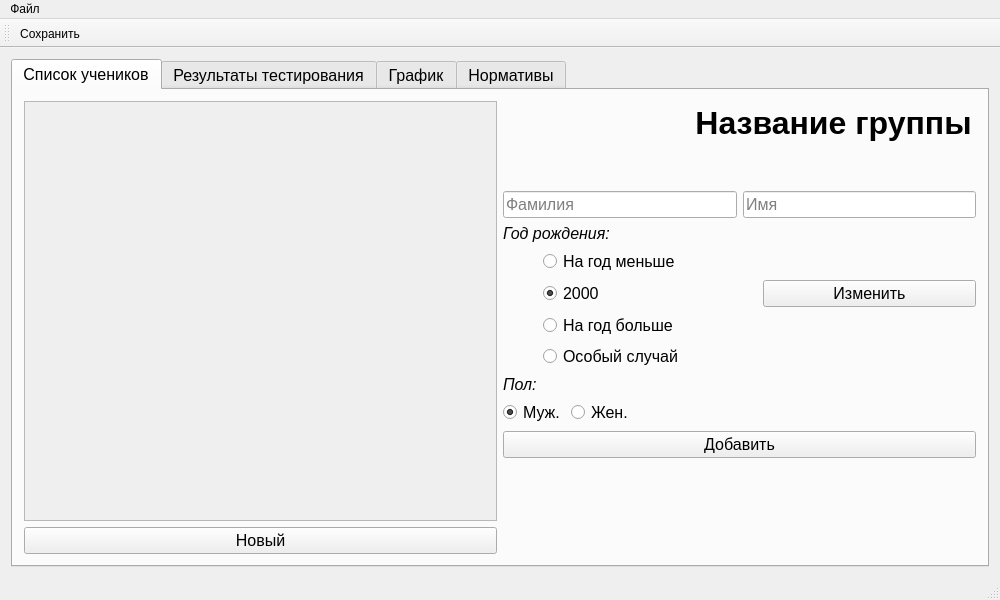
<?xml version="1.0" encoding="UTF-8"?>
<ui version="4.0">
 <class>MainWindow</class>
 <widget class="QMainWindow" name="MainWindow">
  <property name="enabled">
   <bool>true</bool>
  </property>
  <property name="geometry">
   <rect>
    <x>0</x>
    <y>0</y>
    <width>1000</width>
    <height>600</height>
   </rect>
  </property>
  <property name="windowTitle">
   <string>Калькулятор физ. подготовки - LeoMur</string>
  </property>
  <property name="windowIcon">
   <iconset resource="resource.qrc">
    <normaloff>:/new/PE_Calc.ico</normaloff>:/new/PE_Calc.ico</iconset>
  </property>
  <property name="autoFillBackground">
   <bool>false</bool>
  </property>
  <widget class="QWidget" name="centralWidget">
   <layout class="QGridLayout" name="gridLayout_3">
    <item row="0" column="0">
     <widget class="QTabWidget" name="tabWidget">
      <property name="enabled">
       <bool>true</bool>
      </property>
      <property name="font">
       <font>
        <pointsize>12</pointsize>
       </font>
      </property>
      <property name="tabShape">
       <enum>QTabWidget::Rounded</enum>
      </property>
      <property name="currentIndex">
       <number>0</number>
      </property>
      <property name="usesScrollButtons">
       <bool>true</bool>
      </property>
      <property name="documentMode">
       <bool>false</bool>
      </property>
      <property name="tabsClosable">
       <bool>false</bool>
      </property>
      <property name="movable">
       <bool>true</bool>
      </property>
      <widget class="QWidget" name="tab_3">
       <attribute name="title">
        <string>Список учеников</string>
       </attribute>
       <layout class="QGridLayout" name="gridLayout">
        <item row="0" column="0">
         <layout class="QGridLayout" name="gridLayout_2">
          <item row="0" column="0">
           <layout class="QVBoxLayout" name="verticalLayout_4">
            <item>
             <widget class="QScrollArea" name="scrollArea">
              <property name="widgetResizable">
               <bool>true</bool>
              </property>
              <widget class="QWidget" name="scrollAreaWidgetContents">
               <property name="geometry">
                <rect>
                 <x>0</x>
                 <y>0</y>
                 <width>471</width>
                 <height>418</height>
                </rect>
               </property>
              </widget>
             </widget>
            </item>
            <item>
             <widget class="QPushButton" name="pushButton_4">
              <property name="toolTip">
               <string>Выбрать создание нового ученика</string>
              </property>
              <property name="text">
               <string>Новый</string>
              </property>
             </widget>
            </item>
           </layout>
          </item>
          <item row="0" column="1">
           <layout class="QVBoxLayout" name="verticalLayout_2">
            <property name="spacing">
             <number>6</number>
            </property>
            <item>
             <layout class="QHBoxLayout" name="horizontalLayout_3">
              <item>
               <spacer name="horizontalSpacer">
                <property name="orientation">
                 <enum>Qt::Horizontal</enum>
                </property>
                <property name="sizeHint" stdset="0">
                 <size>
                  <width>40</width>
                  <height>20</height>
                 </size>
                </property>
               </spacer>
              </item>
              <item>
               <widget class="QPushButton" name="groupname_but">
                <property name="font">
                 <font>
                  <pointsize>24</pointsize>
                  <weight>75</weight>
                  <bold>true</bold>
                 </font>
                </property>
                <property name="toolTip">
                 <string>Нажмите, чтобы изменить название группы</string>
                </property>
                <property name="text">
                 <string>Название группы</string>
                </property>
                <property name="autoRepeat">
                 <bool>false</bool>
                </property>
                <property name="flat">
                 <bool>true</bool>
                </property>
               </widget>
              </item>
             </layout>
            </item>
            <item>
             <spacer name="verticalSpacer">
              <property name="orientation">
               <enum>Qt::Vertical</enum>
              </property>
              <property name="sizeType">
               <enum>QSizePolicy::Preferred</enum>
              </property>
              <property name="sizeHint" stdset="0">
               <size>
                <width>20</width>
                <height>40</height>
               </size>
              </property>
             </spacer>
            </item>
            <item>
             <layout class="QHBoxLayout" name="horizontalLayout">
              <item>
               <widget class="QLineEdit" name="lineEdit_2">
                <property name="mouseTracking">
                 <bool>true</bool>
                </property>
                <property name="acceptDrops">
                 <bool>true</bool>
                </property>
                <property name="toolTip">
                 <string>Фамилия</string>
                </property>
                <property name="statusTip">
                 <string/>
                </property>
                <property name="whatsThis">
                 <string/>
                </property>
                <property name="accessibleName">
                 <string/>
                </property>
                <property name="inputMask">
                 <string/>
                </property>
                <property name="text">
                 <string/>
                </property>
                <property name="echoMode">
                 <enum>QLineEdit::Normal</enum>
                </property>
                <property name="dragEnabled">
                 <bool>false</bool>
                </property>
                <property name="readOnly">
                 <bool>false</bool>
                </property>
                <property name="placeholderText">
                 <string>Фамилия</string>
                </property>
                <property name="cursorMoveStyle">
                 <enum>Qt::LogicalMoveStyle</enum>
                </property>
                <property name="clearButtonEnabled">
                 <bool>true</bool>
                </property>
               </widget>
              </item>
              <item>
               <widget class="QLineEdit" name="lineEdit">
                <property name="toolTip">
                 <string>&lt;html&gt;&lt;head/&gt;&lt;body&gt;&lt;p&gt;Имя&lt;/p&gt;&lt;/body&gt;&lt;/html&gt;</string>
                </property>
                <property name="statusTip">
                 <string/>
                </property>
                <property name="whatsThis">
                 <string/>
                </property>
                <property name="inputMask">
                 <string/>
                </property>
                <property name="text">
                 <string extracomment="Имя"/>
                </property>
                <property name="placeholderText">
                 <string>Имя</string>
                </property>
                <property name="clearButtonEnabled">
                 <bool>true</bool>
                </property>
               </widget>
              </item>
             </layout>
            </item>
            <item>
             <widget class="QLabel" name="label_2">
              <property name="text">
               <string>&lt;html&gt;&lt;head/&gt;&lt;body&gt;&lt;p&gt;&lt;span style=&quot; font-size:12pt; font-style:italic;&quot;&gt;Год рождения:&lt;/span&gt;&lt;/p&gt;&lt;/body&gt;&lt;/html&gt;</string>
              </property>
             </widget>
            </item>
            <item>
             <layout class="QHBoxLayout" name="horizontalLayout_7">
              <property name="bottomMargin">
               <number>0</number>
              </property>
              <item>
               <spacer name="horizontalSpacer_3">
                <property name="orientation">
                 <enum>Qt::Horizontal</enum>
                </property>
                <property name="sizeType">
                 <enum>QSizePolicy::Fixed</enum>
                </property>
                <property name="sizeHint" stdset="0">
                 <size>
                  <width>40</width>
                  <height>20</height>
                 </size>
                </property>
               </spacer>
              </item>
              <item>
               <layout class="QVBoxLayout" name="verticalLayout_5">
                <item>
                 <widget class="QRadioButton" name="radioButton">
                  <property name="text">
                   <string>На год меньше</string>
                  </property>
                  <attribute name="buttonGroup">
                   <string notr="true">buttonGroup</string>
                  </attribute>
                 </widget>
                </item>
                <item>
                 <layout class="QHBoxLayout" name="horizontalLayout_5">
                  <item>
                   <widget class="QRadioButton" name="radioButton_2">
                    <property name="text">
                     <string>2000</string>
                    </property>
                    <property name="checked">
                     <bool>true</bool>
                    </property>
                    <attribute name="buttonGroup">
                     <string notr="true">buttonGroup</string>
                    </attribute>
                   </widget>
                  </item>
                  <item>
                   <widget class="QPushButton" name="pushButton_5">
                    <property name="toolTip">
                     <string>Изменить год рождения, задаваемый по умолчанию</string>
                    </property>
                    <property name="text">
                     <string>Изменить</string>
                    </property>
                   </widget>
                  </item>
                 </layout>
                </item>
                <item>
                 <widget class="QRadioButton" name="radioButton_3">
                  <property name="text">
                   <string>На год больше</string>
                  </property>
                  <attribute name="buttonGroup">
                   <string notr="true">buttonGroup</string>
                  </attribute>
                 </widget>
                </item>
                <item>
                 <layout class="QHBoxLayout" name="horizontalLayout_4">
                  <item>
                   <widget class="QRadioButton" name="radioButton_4">
                    <property name="toolTip">
                     <string>Другие варианты</string>
                    </property>
                    <property name="text">
                     <string>Особый случай</string>
                    </property>
                    <attribute name="buttonGroup">
                     <string notr="true">buttonGroup</string>
                    </attribute>
                   </widget>
                  </item>
                  <item>
                   <widget class="QLabel" name="label">
                    <property name="text">
                     <string/>
                    </property>
                   </widget>
                  </item>
                 </layout>
                </item>
               </layout>
              </item>
             </layout>
            </item>
            <item>
             <layout class="QVBoxLayout" name="verticalLayout_3">
              <property name="bottomMargin">
               <number>0</number>
              </property>
              <item>
               <widget class="QLabel" name="label_3">
                <property name="text">
                 <string>&lt;html&gt;&lt;head/&gt;&lt;body&gt;&lt;p&gt;&lt;span style=&quot; font-size:12pt; font-style:italic;&quot;&gt;Пол:&lt;/span&gt;&lt;/p&gt;&lt;/body&gt;&lt;/html&gt;</string>
                </property>
               </widget>
              </item>
              <item>
               <layout class="QHBoxLayout" name="horizontalLayout_8" stretch="0,0,0">
                <property name="sizeConstraint">
                 <enum>QLayout::SetNoConstraint</enum>
                </property>
                <item>
                 <widget class="QRadioButton" name="male_but">
                  <property name="sizePolicy">
                   <sizepolicy hsizetype="Fixed" vsizetype="Fixed">
                    <horstretch>0</horstretch>
                    <verstretch>0</verstretch>
                   </sizepolicy>
                  </property>
                  <property name="text">
                   <string>Муж.</string>
                  </property>
                  <property name="checked">
                   <bool>true</bool>
                  </property>
                  <attribute name="buttonGroup">
                   <string notr="true">buttonGroup_2</string>
                  </attribute>
                 </widget>
                </item>
                <item>
                 <widget class="QRadioButton" name="female_but">
                  <property name="sizePolicy">
                   <sizepolicy hsizetype="Fixed" vsizetype="Fixed">
                    <horstretch>0</horstretch>
                    <verstretch>0</verstretch>
                   </sizepolicy>
                  </property>
                  <property name="text">
                   <string>Жен.</string>
                  </property>
                  <attribute name="buttonGroup">
                   <string notr="true">buttonGroup_2</string>
                  </attribute>
                 </widget>
                </item>
                <item>
                 <spacer name="horizontalSpacer_4">
                  <property name="orientation">
                   <enum>Qt::Horizontal</enum>
                  </property>
                  <property name="sizeHint" stdset="0">
                   <size>
                    <width>40</width>
                    <height>20</height>
                   </size>
                  </property>
                 </spacer>
                </item>
               </layout>
              </item>
             </layout>
            </item>
            <item>
             <layout class="QVBoxLayout" name="verticalLayout">
              <item>
               <widget class="QPushButton" name="pushButton">
                <property name="enabled">
                 <bool>true</bool>
                </property>
                <property name="sizePolicy">
                 <sizepolicy hsizetype="Expanding" vsizetype="Fixed">
                  <horstretch>0</horstretch>
                  <verstretch>0</verstretch>
                 </sizepolicy>
                </property>
                <property name="acceptDrops">
                 <bool>false</bool>
                </property>
                <property name="text">
                 <string>Добавить</string>
                </property>
                <property name="checkable">
                 <bool>false</bool>
                </property>
                <property name="checked">
                 <bool>false</bool>
                </property>
                <property name="autoRepeat">
                 <bool>false</bool>
                </property>
                <property name="autoExclusive">
                 <bool>false</bool>
                </property>
                <property name="autoDefault">
                 <bool>false</bool>
                </property>
                <property name="default">
                 <bool>false</bool>
                </property>
                <property name="flat">
                 <bool>false</bool>
                </property>
               </widget>
              </item>
              <item>
               <spacer name="verticalSpacer_2">
                <property name="orientation">
                 <enum>Qt::Vertical</enum>
                </property>
                <property name="sizeHint" stdset="0">
                 <size>
                  <width>20</width>
                  <height>40</height>
                 </size>
                </property>
               </spacer>
              </item>
             </layout>
            </item>
           </layout>
          </item>
         </layout>
        </item>
       </layout>
      </widget>
      <widget class="QWidget" name="tab_4">
       <attribute name="title">
        <string>Результаты тестирования</string>
       </attribute>
       <layout class="QGridLayout" name="gridLayout_4">
        <item row="0" column="0">
         <widget class="QTableWidget" name="tableWidget"/>
        </item>
        <item row="2" column="0">
         <layout class="QHBoxLayout" name="horizontalLayout_2">
          <property name="spacing">
           <number>6</number>
          </property>
          <property name="bottomMargin">
           <number>0</number>
          </property>
          <item>
           <spacer name="horizontalSpacer_2">
            <property name="orientation">
             <enum>Qt::Horizontal</enum>
            </property>
            <property name="sizeHint" stdset="0">
             <size>
              <width>40</width>
              <height>20</height>
             </size>
            </property>
           </spacer>
          </item>
          <item>
           <widget class="QPushButton" name="pushButton_2">
            <property name="toolTip">
             <string>Нажмите, чтобы удалить данные из таблицы</string>
            </property>
            <property name="text">
             <string>Очистить таблицу</string>
            </property>
           </widget>
          </item>
         </layout>
        </item>
       </layout>
      </widget>
      <widget class="QWidget" name="tab">
       <attribute name="title">
        <string>График</string>
       </attribute>
       <layout class="QHBoxLayout" name="horizontalLayout_6">
        <item>
         <widget class="QListWidget" name="listWidget">
          <property name="sizePolicy">
           <sizepolicy hsizetype="Fixed" vsizetype="Preferred">
            <horstretch>0</horstretch>
            <verstretch>0</verstretch>
           </sizepolicy>
          </property>
         </widget>
        </item>
        <item>
         <layout class="QVBoxLayout" name="verticalLayout_6">
          <item>
           <widget class="QCustomPlot" name="customplot" native="true">
            <property name="sizePolicy">
             <sizepolicy hsizetype="Preferred" vsizetype="Expanding">
              <horstretch>0</horstretch>
              <verstretch>0</verstretch>
             </sizepolicy>
            </property>
           </widget>
          </item>
          <item>
           <layout class="QHBoxLayout" name="horizontalLayout_10">
            <property name="spacing">
             <number>0</number>
            </property>
            <item>
             <widget class="QLabel" name="unit_fit_lbl">
              <property name="sizePolicy">
               <sizepolicy hsizetype="Expanding" vsizetype="Fixed">
                <horstretch>0</horstretch>
                <verstretch>0</verstretch>
               </sizepolicy>
              </property>
              <property name="font">
               <font>
                <pointsize>14</pointsize>
                <italic>true</italic>
               </font>
              </property>
              <property name="text">
               <string/>
              </property>
             </widget>
            </item>
            <item>
             <widget class="QPushButton" name="pushButton_7">
              <property name="toolTip">
               <string>График будет скопирован в буфер обмена</string>
              </property>
              <property name="text">
               <string>Скопировать график</string>
              </property>
             </widget>
            </item>
           </layout>
          </item>
         </layout>
        </item>
       </layout>
      </widget>
      <widget class="QWidget" name="tab_2">
       <attribute name="title">
        <string>Нормативы</string>
       </attribute>
       <layout class="QVBoxLayout" name="verticalLayout_7">
        <item>
         <widget class="QTableWidget" name="tableWidget_2"/>
        </item>
        <item>
         <layout class="QHBoxLayout" name="horizontalLayout_9">
          <property name="bottomMargin">
           <number>0</number>
          </property>
          <item>
           <spacer name="horizontalSpacer_5">
            <property name="orientation">
             <enum>Qt::Horizontal</enum>
            </property>
            <property name="sizeHint" stdset="0">
             <size>
              <width>40</width>
              <height>20</height>
             </size>
            </property>
           </spacer>
          </item>
          <item>
           <widget class="QPushButton" name="pushButton_3">
            <property name="text">
             <string>Добавить</string>
            </property>
           </widget>
          </item>
          <item>
           <widget class="QPushButton" name="pushButton_6">
            <property name="toolTip">
             <string>Удалит последний элемент из списка</string>
            </property>
            <property name="text">
             <string>Удалить последний</string>
            </property>
           </widget>
          </item>
         </layout>
        </item>
       </layout>
      </widget>
     </widget>
    </item>
   </layout>
  </widget>
  <widget class="QMenuBar" name="menuBar">
   <property name="geometry">
    <rect>
     <x>0</x>
     <y>0</y>
     <width>1000</width>
     <height>21</height>
    </rect>
   </property>
   <widget class="QMenu" name="menu">
    <property name="title">
     <string>Файл</string>
    </property>
    <addaction name="action_2"/>
    <addaction name="action_8"/>
   </widget>
   <addaction name="menu"/>
  </widget>
  <widget class="QToolBar" name="mainToolBar">
   <attribute name="toolBarArea">
    <enum>TopToolBarArea</enum>
   </attribute>
   <attribute name="toolBarBreak">
    <bool>false</bool>
   </attribute>
   <addaction name="action_8"/>
  </widget>
  <widget class="QStatusBar" name="statusBar"/>
  <action name="action">
   <property name="text">
    <string>Изменить расположение файлов</string>
   </property>
  </action>
  <action name="action_2">
   <property name="text">
    <string>Очистить список</string>
   </property>
  </action>
  <action name="action_3">
   <property name="text">
    <string>Физ. Подготовка</string>
   </property>
  </action>
  <action name="action_4">
   <property name="text">
    <string>Список учеников</string>
   </property>
  </action>
  <action name="action_5">
   <property name="text">
    <string>Нормативы</string>
   </property>
  </action>
  <action name="action_6">
   <property name="text">
    <string>Открыть другой класс</string>
   </property>
  </action>
  <action name="action_7">
   <property name="text">
    <string>Создать класс</string>
   </property>
  </action>
  <action name="action_8">
   <property name="icon">
    <iconset resource="resource.qrc">
     <normaloff>:/new/3floppy_unmount_5956.png</normaloff>:/new/3floppy_unmount_5956.png</iconset>
   </property>
   <property name="text">
    <string>Сохранить</string>
   </property>
   <property name="shortcut">
    <string>Ctrl+S</string>
   </property>
  </action>
  <action name="action_9">
   <property name="icon">
    <iconset resource="resource.qrc">
     <normaloff>:/new/gantela.gif</normaloff>:/new/gantela.gif</iconset>
   </property>
   <property name="text">
    <string>Открыть главное меню</string>
   </property>
  </action>
 </widget>
 <layoutdefault spacing="6" margin="11"/>
 <customwidgets>
  <customwidget>
   <class>QCustomPlot</class>
   <extends>QWidget</extends>
   <header>qcustomplot.h</header>
   <container>1</container>
  </customwidget>
 </customwidgets>
 <tabstops>
  <tabstop>lineEdit_2</tabstop>
  <tabstop>lineEdit</tabstop>
  <tabstop>pushButton</tabstop>
  <tabstop>radioButton_2</tabstop>
  <tabstop>radioButton_4</tabstop>
  <tabstop>pushButton_4</tabstop>
  <tabstop>pushButton_5</tabstop>
  <tabstop>scrollArea</tabstop>
 </tabstops>
 <resources>
  <include location="resource.qrc"/>
 </resources>
 <connections>
  <connection>
   <sender>radioButton_2</sender>
   <signal>clicked()</signal>
   <receiver>label</receiver>
   <slot>clear()</slot>
   <hints>
    <hint type="sourcelabel">
     <x>759</x>
     <y>307</y>
    </hint>
    <hint type="destinationlabel">
     <x>972</x>
     <y>369</y>
    </hint>
   </hints>
  </connection>
  <connection>
   <sender>radioButton</sender>
   <signal>clicked()</signal>
   <receiver>label</receiver>
   <slot>clear()</slot>
   <hints>
    <hint type="sourcelabel">
     <x>973</x>
     <y>275</y>
    </hint>
    <hint type="destinationlabel">
     <x>972</x>
     <y>369</y>
    </hint>
   </hints>
  </connection>
  <connection>
   <sender>radioButton_3</sender>
   <signal>clicked()</signal>
   <receiver>label</receiver>
   <slot>clear()</slot>
   <hints>
    <hint type="sourcelabel">
     <x>973</x>
     <y>339</y>
    </hint>
    <hint type="destinationlabel">
     <x>972</x>
     <y>369</y>
    </hint>
   </hints>
  </connection>
 </connections>
 <buttongroups>
  <buttongroup name="buttonGroup"/>
  <buttongroup name="buttonGroup_2"/>
 </buttongroups>
</ui>
